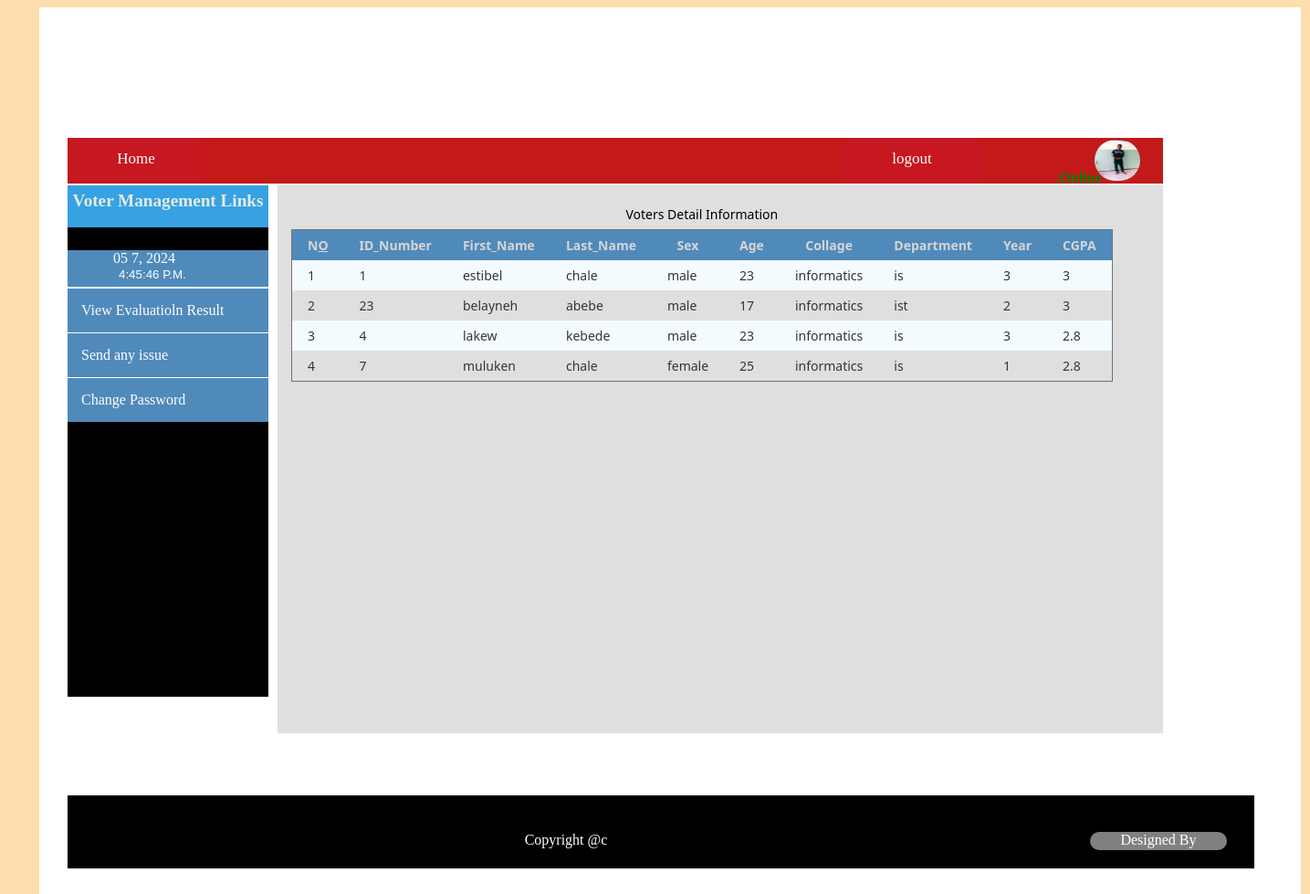
/Voter/viewvoter.php (signed in), run on the app's committed database.
### tables this page shows
CREATE TABLE IF NOT EXISTS `requesttable` (
  `Student_ID` varchar(30) NOT NULL,
  `fname` varchar(15) NOT NULL,
  `lname` varchar(15) NOT NULL,
  `sex` varchar(10) NOT NULL,
  `age` int(11) NOT NULL,
  `collage` varchar(30) NOT NULL,
  `department` varchar(30) NOT NULL,
  `year` varchar(10) NOT NULL,
  `cgpa` float NOT NULL,
  `username` varchar(30) NOT NULL,
  `password` longtext NOT NULL,
  `requesttype` varchar(20) NOT NULL,
  `votestatus` varchar(20) NOT NULL,
  `photo` longtext NOT NULL,
  `approved` varchar(20) NOT NULL,
  `date` datetime NOT NULL,
  PRIMARY KEY (`Student_ID`)
);

### Voter/viewvoter.php (the view, shortened to what this page needs)
<?php
if(isset($_SESSION['username'])&&isset($_SESSION['password']))
	{
?>
<html>
<link  href="../css/allcss.css" rel="stylesheet" type="text/css"/>
<head>
</head>
<body style="background-color: #FFDEAD">
<div id="container">
		<div id="header">
		</div>
		<div id="menu">
		<?php
include("../Voter/votermenu.php");
		?>
	</div>
				<div id="leftside">
					<div id="applyside">
						<?php
							include("../Voter/votersidemenu.php");
					   ?>
					</div>
				</div>
				<div id="content">
		<?php
$result=mysql_query("select * from requesttable WHERE requesttype='Voter'");
if(mysql_num_rows($result)>0)
{
	?>
	<table class="data-table" style="margin-left: 15px;margin-right: 15px;margin-top: 15px;">
		<caption class="title">Voters Detail Information</caption>
		<thead style="height: 20px;">
			<tr>
			    <th>N<u>O</u></th>
				<th>ID_Number</th>
				<th>First_Name</th>
				<th>Last_Name</th>
				<th>Sex</th>
				<th>Age</th>
				<th>Collage</th>
				<th>Department</th>
				<th>Year</th>
				<th>CGPA</th>
			</tr>
		</thead>
		<?php
		$nuber=1;
		while($row=mysql_fetch_array($result))
				{
					echo '<tr>
					<td>'.$nuber.'</td>
					<td>'.$row['Student_ID'].'</td>
					<td>'.$row['fname'].'</td>
					<td>'.$row['lname'].'</td>
					<td>'.$row['sex'].'</td>
					<td>'.$row['age'].'</td>
					<td>'.$row['collage'].'</td>
					<td>'.$row['department'].'</td>
					<td>'.$row['year'].'</td>
					<td>'.$row['cgpa'].'</td>
				</tr>';
				$nuber++;
		}
		?>
	</table>
	<?php
	}
	else
	print "<font color=red><b>No New Student Data is found</b></font>";
	?>
		    </div>
		<div id="footer">
			<?php
			include("../footer.php");
			?>
	</div>
	<?php
	}
	else
	{
		header("location:../index.php");
	}?>
	</div>
</body>
</html>

### css/allcss.css (style rules this page uses)
body { background-size: cover; background-color: #fff; }
#header { height: 110px; width: 1200px; border: 5px; }
#container { padding-bottom: 30px; padding-top: 30px; padding-left: 30px; margin-left: 35px; height: auto; width: 1350px; background-color: #fff; border:1px Solid #ffffff; display:block; margin-bottom: -10px; }
#leftside { background-color: #000000; width: 220px; height: 550px; float: left; margin-top: 10px; }
#content { background-color: #443f3f; width: 970px; height: 600px; margin-left: 230px; margin-top: 7px; overflow-x: hidden; overflow-y: hidden; }
#footer { margin-top: 68px; width: 1300px; height: 80px; background-color:black; }
#menu { margin-top: 1px; height: 50px; width: 1200px; text-align: center; margin: 2px auto; BACKGROUND-COLOR:#c41919 ; float: left; line-height: 45px; }

### Voter/viewvoter.php (style rules this page uses)
#content { background-color: #dfdfdf; width: 970px; height: 600px; margin-left: 230px; margin-top: 7px; overflow-x: scroll; overflow-y: scroll; }
table { border: 1px solid #717076; margin: auto; font-family: "Lucida Sans Unicode", "Lucida Grande", "Segoe Ui"; font-size: 12px; }
table td { transition: all .5s; }
.data-table { border-collapse: collapse; font-size: 14px; min-width: 537px; }
.data-table th, .data-table td { border: 1px solid #e1edff; padding: 7px 17px; }
.data-table caption { margin: 7px; }
.data-table thead th { background-color: #508abb; color: #d5d5d5; border-color: #6ea1cc !important; text-transform: capitalize; border: none; }
.data-table tbody td { color: #353535; width: auto; border: none; }
.data-table tbody td:first-child, .data-table tbody td:nth-child(4), .data-table tbody td:last-child { text-align: left; border: none; }
.data-table tbody tr:nth-child(odd) td { background-color: #f4fbff; border: none; }

### data on the page
requesttable: Student_ID "1", fname "estibel", lname "chale", sex "male", age "23", collage "informatics", department "is", year "3", cgpa "3"
requesttable: Student_ID "23", fname "belayneh", lname "abebe", sex "male", age "17", collage "informatics", department "ist", year "2", cgpa "3"
requesttable: Student_ID "4", fname "lakew", lname "kebede", sex "male", age "23", collage "informatics", department "is", year "3", cgpa "2.8"
requesttable: Student_ID "7", fname "muluken", lname "chale", sex "female", age "25", collage "informatics", department "is", year "1", cgpa "2.8"
